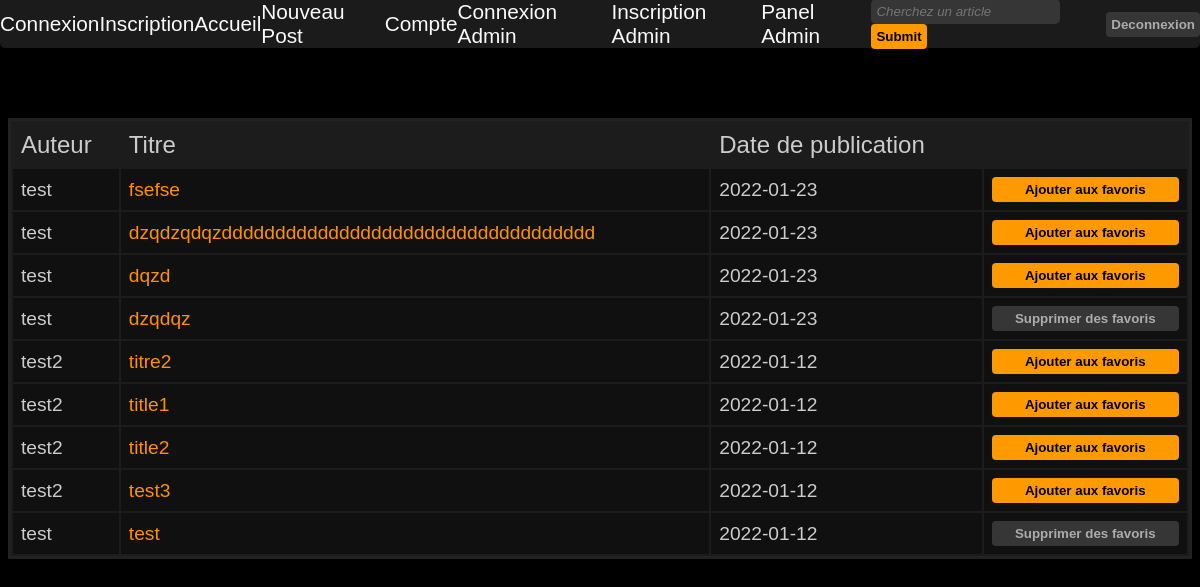
Page /home.php (signed in) on the committed database.
### tables this page shows
CREATE TABLE `articles` (
  `ArticleId` int(11) NOT NULL,
  `Title` varchar(80) NOT NULL,
  `Description` varchar(80) NOT NULL,
  `CreationDate` date NOT NULL,
  `UserId` int(11) NOT NULL
);

CREATE TABLE `users` (
  `UserId` int(11) NOT NULL,
  `UserName` varchar(80) NOT NULL,
  `Email` varchar(80) NOT NULL,
  `Password` varchar(80) NOT NULL
);

CREATE TABLE `favourites` (
  `FavouriteId` int(11) NOT NULL,
  `UserId` int(11) NOT NULL,
  `ArticleId` int(11) NOT NULL
);

### functions.php (called while the page is built, shortened)
<?php
function select_db($select_string)
{
    $mysqli  = initiate_db();
    $results = $mysqli->query($select_string);
    return $results;
}
function initiate_db()
{
    try {
        $mysqli  = new mysqli("localhost", "root", "", "php_exam_db");
    } catch (Exception $e) {
        die('Erreur : ' . $e->getMessage());
    }
    return $mysqli;
}
?>

### home.php (the view, shortened to what this page needs)
<!DOCTYPE html>
<html lang="en">
<head>
</head>
<body>
    <?php include('functions.php'); ?>
    <?php
    include('navbar.php');
    if (isset($_GET['search'])) {
        $strSearch = $_GET["search"];
        $result = select_db("SELECT Title, Description, CreationDate , UserName, ArticleId FROM Articles INNER JOIN Users ON Users.UserId = Articles.UserId  WHERE Title = '$strSearch' ORDER BY CreationDate DESC");
        $nb_articles = mysqli_num_rows($result);
    } else {
        $result = select_db("SELECT Title, Description, CreationDate , UserName, ArticleId FROM Articles  INNER JOIN Users ON Users.UserId = Articles.UserId ORDER BY Articles.CreationDate DESC");
        $nb_articles = mysqli_num_rows($result);
    }
    if ($nb_articles == 0) {
        echo "No article found";
    } else {
    ?>
        <table>
            <thead>
                <tr>
                    <td>
                        Auteur
                    </td>
                    <td>
                        Titre
                    </td>
                    <td>
                        Date de publication
                    </td>
                </tr>
            </thead>
            <tbody>
                <?php
                while ($data = mysqli_fetch_array($result)) {
                    echo '<tr>';
                    echo '<td>';
                    echo htmlentities(trim($data['UserName']));
                    echo '</td><td>';
                    echo '<a href="/php_forum/details.php?ArticleId=', $data['ArticleId'], '">', htmlentities(trim($data['Title'])), '</a>';
                    echo '</td><td>';
                    echo $data['CreationDate'];
                    if (isset($_COOKIE['UserId'])) {
                        echo '</td><td>';
                        $article_id = string_db($data['ArticleId']);
                        $user_id = string_db($_COOKIE['UserId']);
                        $Favourite = select_db("SELECT FavouriteId FROM Favourites WHERE UserId='$user_id' AND ArticleId = '$article_id'");
                        if (mysqli_num_rows($Favourite) == 0) {
                ?>
                            <form method="POST" enctype="multipart/form-data" id="form">
                                <button type="submit" name="addFav" value=" <?php echo htmlentities(trim($data['ArticleId'])); ?>">Ajouter aux favoris</button>
                            </form>
                            <?php
                        } else {
                            while ($data = mysqli_fetch_array($Favourite)) {
                            ?>
                                <form method="POST" enctype="multipart/form-data" id="form">
                                    <button type="submit" name="delFav" value="<?php echo $data['FavouriteId']; ?>">Supprimer des favoris</button>
                                </form>
                <?php
                            }
                        }
                    }
                }
                ?>
                </td>
                </tr>
            </tbody>
        </table>
    <?php
    }
    ?>
</body>
</html>

### navbar.php (shortened to what this page needs)
<div class="navbar">
    <a href="/php_forum/login.php">Connexion</a>
    <a href="/php_forum/register.php">Inscription</a>
    <a href="/php_forum/home.php">Accueil</a>
    <a href="/php_forum/new.php">Nouveau Post</a>
    <a href="/php_forum/account.php">Compte</a>
    <a href="/php_forum/login_admin.php">Connexion Admin</a>
    <a href="/php_forum/register_admin.php">Inscription Admin</a>
    <a href="/php_forum/panel_admin.php">Panel Admin</a>
    <form class="searchbar" method="get" action="/php_forum/home.php">
        <input type="text" placeholder="Cherchez un article" name="search" value="<?php echo isset($_GET['search']) ? $_GET['search'] : ''; ?>">
        <input type="submit">
    </form>
    <form method="POST">
        <?php if (isset($_COOKIE['UserId']) || isset($_COOKIE['AdminId'])) : ?>
            <button type="submit" class="disconnectbtn" name="deconnexion">Deconnexion</button>
        <?php endif ?>
    </form>
</div>

### rows in the picture
articles: UserId.UserName "test", Title "fsefse", CreationDate "2022-01-23", $data['ArticleId'] 25 (drawn)
articles: UserId.UserName "test", Title "dzqdzqdqzddddddddddddddddddddddddddddddddddd", CreationDate "2022-01-23", $data['ArticleId'] 26 (drawn)
articles: UserId.UserName "test", Title "dqzd", CreationDate "2022-01-23", $data['ArticleId'] 27 (drawn)
articles: UserId.UserName "test", Title "dzqdqz", CreationDate "2022-01-23"
favourites: $data['FavouriteId'] 158 (drawn)
articles: UserId.UserName "test2", Title "titre2", CreationDate "2022-01-12", $data['ArticleId'] 11 (drawn)
articles: UserId.UserName "test2", Title "title1", CreationDate "2022-01-12", $data['ArticleId'] 12 (drawn)
articles: UserId.UserName "test2", Title "title2", CreationDate "2022-01-12", $data['ArticleId'] 13 (drawn)
articles: UserId.UserName "test2", Title "test3", CreationDate "2022-01-12", $data['ArticleId'] 14 (drawn)
articles: UserId.UserName "test", Title "test", CreationDate "2022-01-12"
favourites: $data['FavouriteId'] 159 (drawn)
